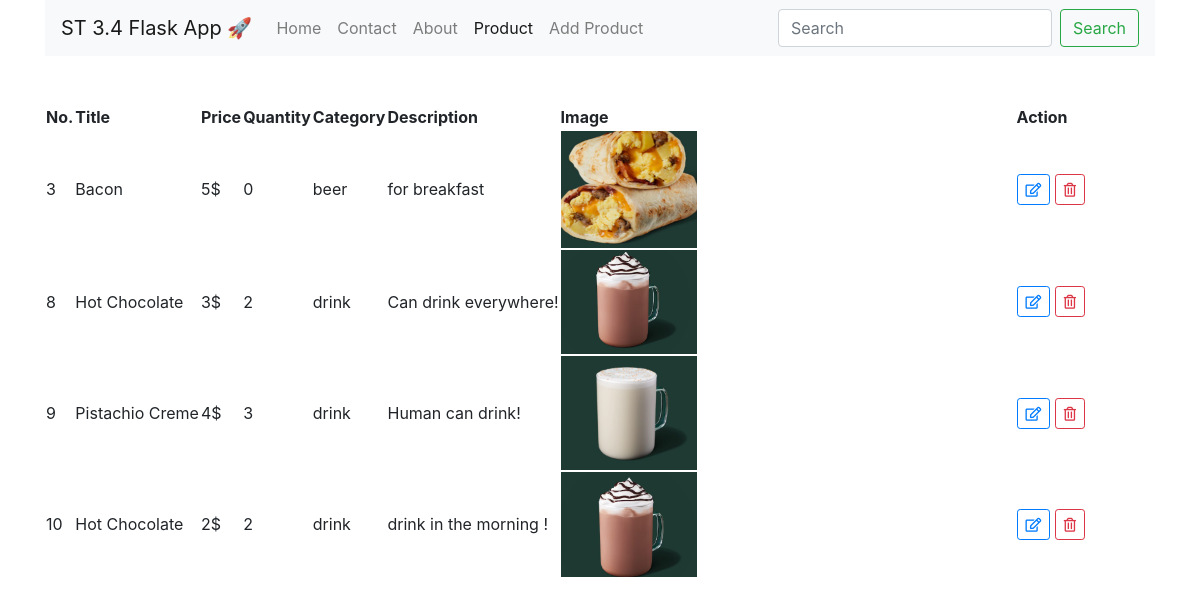
/product, run on the app's committed database.
### tables this page shows
CREATE TABLE "product" (
  "id" INTEGER NOT NULL PRIMARY KEY AUTOINCREMENT,
  "title" TEXT,
  "qty" NUMBER,
  "price" NUMBER,
  "category" TEXT,
  "description" TEXT NOT NULL,
  "image" TEXT NOT NULL
);

### app.py (the view)
@app.get('/product')
def product():
    row = conn.execute("""SELECT * FROM product""")
    product = []
    for item in row:
        image = ''
        if item[6] == None:
            image = 'no_image'
        else:
            image = item[6]
        product.append(
            {
                'id': item[0],
                'title': item[1],
                'price': item[3],
                'qty': item[2],
                'category': item[4],
                'description': item[5],
                'image': image,
            }
        )
    return render_template('product.html', data=product, module='product')

### templates/product.html (shortened to what this page needs)
<!DOCTYPE html>
<html lang="en">
<head>
    {% include "header_style.html" %}
</head>
<body>
<div class="container">
    <div class="row">
        <div class="col-md-12">
            {% include "navbar.html" %}
        </div>
        <div class="col-md-12 mt-5">
            <div class="table-responsive">
                <table id="product_table" class="display">
                    <thead>
                    <tr>
                        <th>No.</th>
                        <th>Title</th>
                        <th>Price</th>
                        <th>Quantity</th>
                        <th>Category</th>
                        <th>Description</th>
                        <th>Image</th>
                        <th>Action</th>
                    </tr>
                    </thead>
                    <tbody>
                    {% for item in data %}
                        <tr>
                            <td>{{ item['id'] }}</td>
                            <td>{{ item['title'] }}</td>
                            <td>{{ item['price'] }}$</td>
                            <td>{{ item['qty'] }}</td>
                            <td>{{ item['category'] }}</td>
                            <td>{{ item['description'] }}</td>
                             <td>
                                {% if item['image'] != 'no_image' %}
                                    <img
                                            style="width: 30%;"
                                            src="/static/image/crop/{{ item['image'] }}"
                                            onerror="this.src='/static/image/image_error.png';"
                                    >
                                {% endif %}
                            </td>
                            <td>
                                <a href="/edit_product?id={{ item['id'] }}" class="btn btn-sm btn-outline-primary">
                                    <i class="far fa-edit"></i>
                                </a>
                                <a href="#"
                                   onclick="deleteUser({{ item['id'] }})"
                                   class="btn btn-sm btn-outline-danger">
                                    <i class="far fa-trash-alt"></i>
                                </a>
                            </td>
                        </tr>
                    {% endfor %}
                    </tbody>
                </table>
            </div>
        </div>
    </div>
</div>
</body>
</html>

### templates/header_style.html (shortened to what this page needs)
<link rel="stylesheet" href="https://cdn.jsdelivr.net/npm/bootstrap@4.6.2/dist/css/bootstrap.min.css"
>
<link rel="stylesheet" href="/static/plugins/fontawesome-free/css/all.min.css">
<link rel="stylesheet" href="https://cdn.datatables.net/2.0.8/css/dataTables.dataTables.min.css">
<link rel="stylesheet" href="https://cdnjs.cloudflare.com/ajax/libs/cropperjs/1.6.2/cropper.css" />

### templates/navbar.html (shortened to what this page needs)
<nav class="navbar navbar-expand-lg navbar-light bg-light">
    <a class="navbar-brand" href="/">ST 3.4 Flask App 🚀</a>
    <div class="collapse navbar-collapse" id="navbarSupportedContent">
        <ul class="navbar-nav mr-auto">
            <li class="nav-item">
                <a class="nav-link {% if module == 'home'  %} active {% endif %}" href="/">Home <span class="sr-only">(current)</span></a>
            </li>
            <li class="nav-item {% if module == 'contact'  %} active {% endif %}">
                <a class="nav-link" href="/contact">Contact <span class="sr-only">(current)</span></a>
            </li>
            <li class="nav-item {% if module == 'about'  %} active {% endif %}">
                <a class="nav-link" href="/about">About <span class="sr-only">(current)</span></a>
            </li>
            <li class="nav-item {% if module == 'product'  %} active {% endif %}">
                <a class="nav-link" href="/product">Product</a>
            </li>
               <li class="nav-item {% if module == 'add_product'  %} active {% endif %}">
                <a class="nav-link" href="/add_product">Add Product <span class="sr-only">(current)</span></a>
            </li>
        </ul>
        <form class="form-inline my-2 my-lg-0">
            <input class="form-control mr-sm-2" type="search" placeholder="Search" aria-label="Search">
            <button class="btn btn-outline-success my-2 my-sm-0" type="submit">Search</button>
        </form>
    </div>
</nav>

### data on the page
product: id "3", title "Bacon", price "5", qty "0", category "beer", description "for breakfast", image (picture)
product: id "8", title "Hot Chocolate", price "3", qty "2", category "drink", description "Can drink everywhere!", image (picture)
product: id "9", title "Pistachio Creme", price "4", qty "3", category "drink", description "Human can drink!", image (picture)
product: id "10", title "Hot Chocolate", price "2", qty "2", category "drink", description "drink in the morning !", image (picture)
